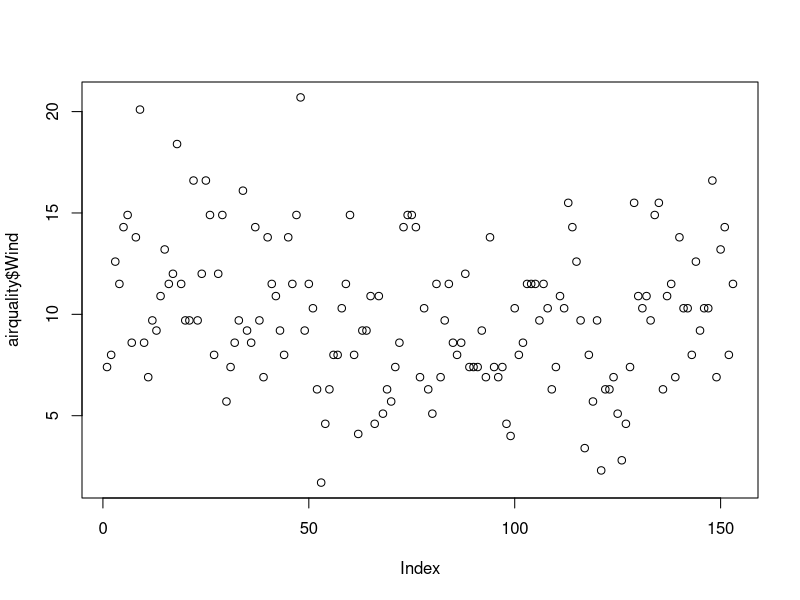
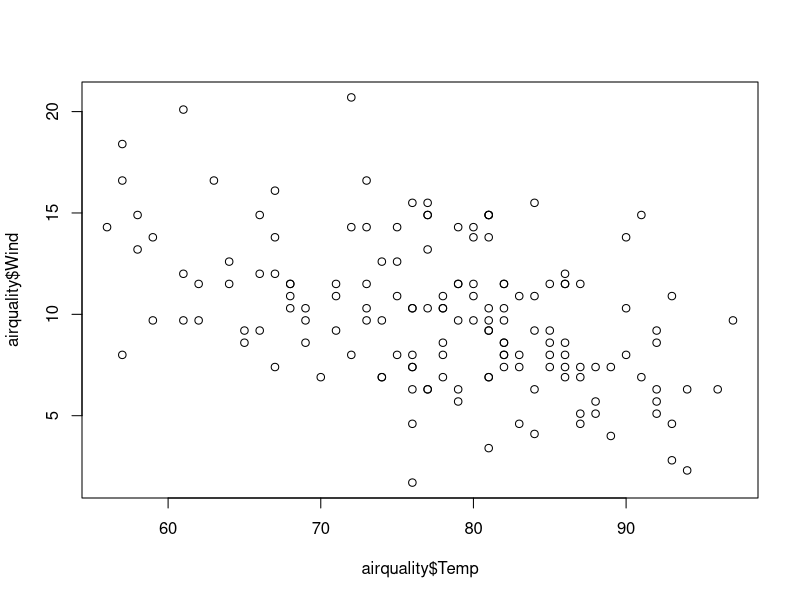
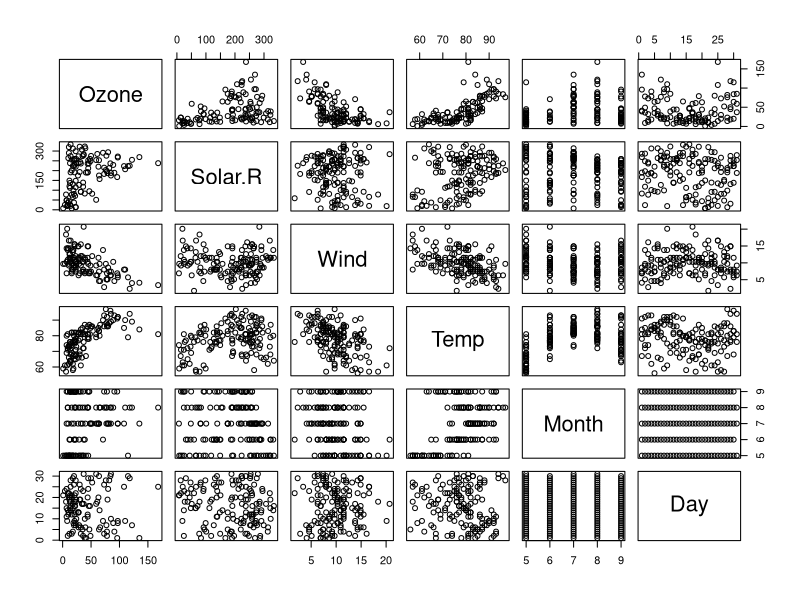
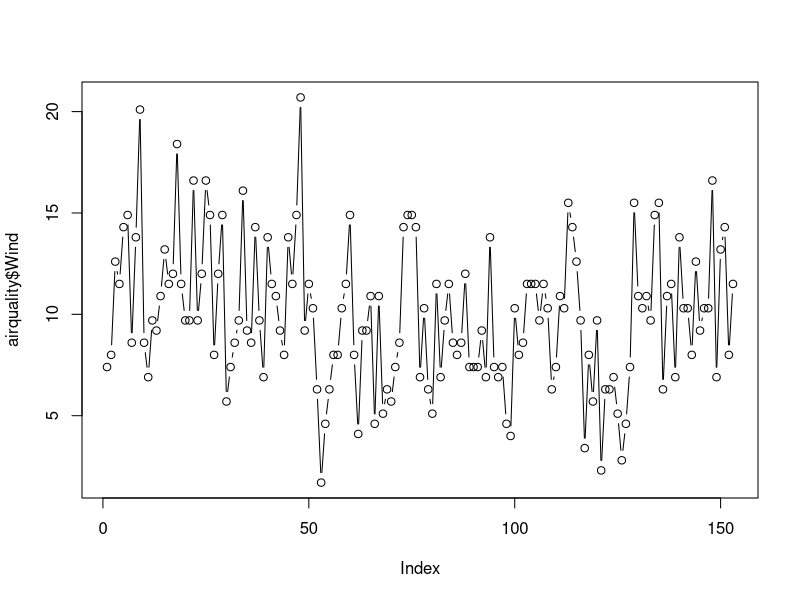
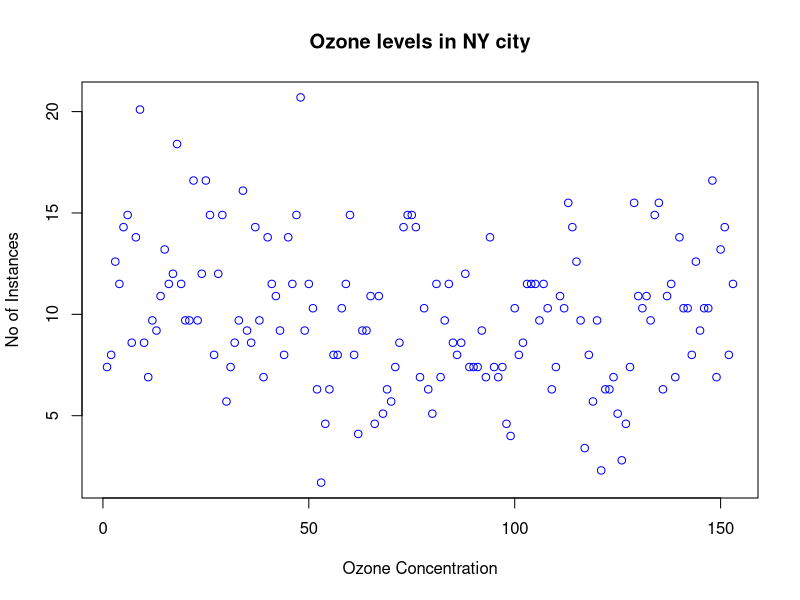
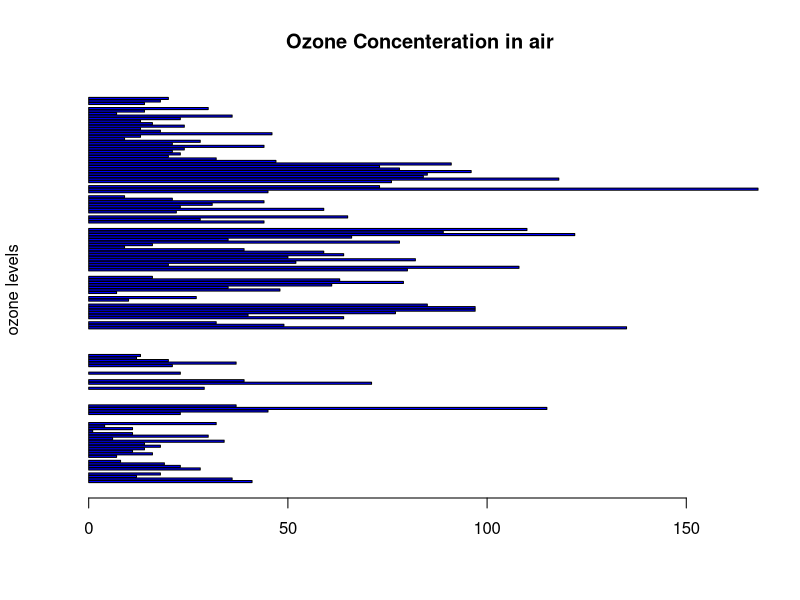
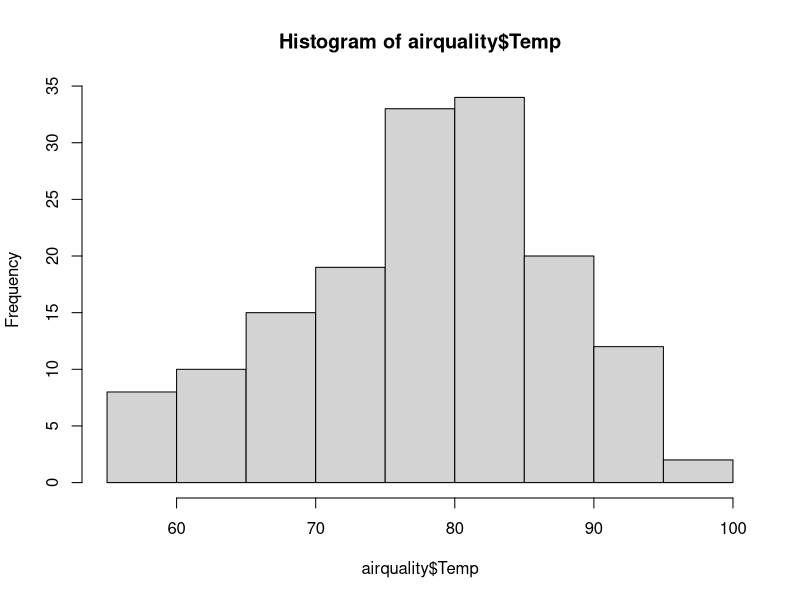
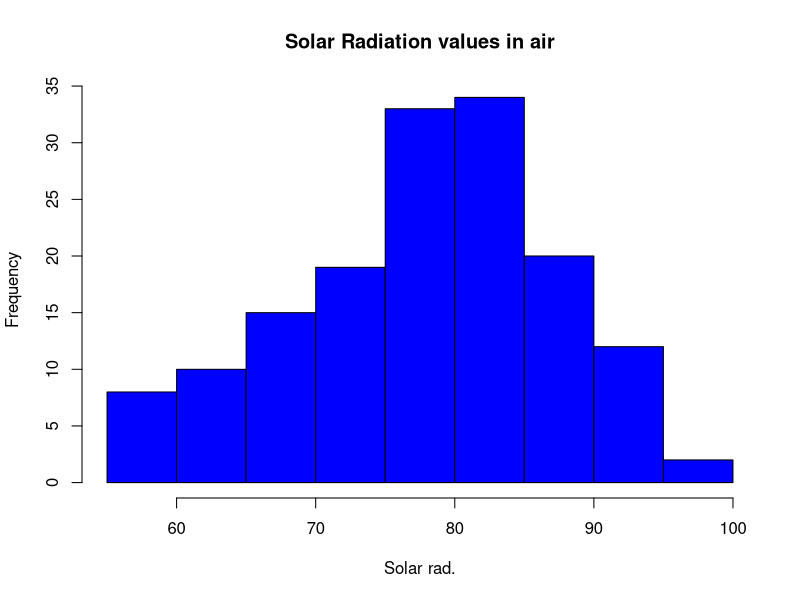

Recreate these plots in R, in order.
airquality<- datasets::airquality

##Top 10 rows and last 10 rows
head(airquality,10)
tail(airquality,10)

######columns
airquality[,c(1,2)]

df<-airquality[,-6]

summary(airquality[,1])

airquality$Temp

summary(airquality$Temp)

##############summary of the data#########
summary(airquality)
summary(airquality$Wind)

#################Plot###########
plot(airquality$Wind)

plot(airquality$Temp,airquality$Wind,type="p")

plot(airquality)

# points and lines 
plot(airquality$Wind, type= "b") # p: points, l: lines,b: both

plot(airquality$Wind, xlab = 'Ozone Concentration', 
     ylab = 'No of Instances', main = 'Ozone levels in NY city',
     col = 'blue')

# Horizontal bar plot
barplot(airquality$Ozone, main = 'Ozone Concenteration in air',
        ylab = 'ozone levels', col= 'blue',horiz = T,axes=T)

#Histogram
hist(airquality$Temp)

hist(airquality$Temp, 
     main = 'Solar Radiation values in air',
     xlab = 'Solar rad.', col='blue')

#Single box plot
boxplot(airquality$Wind,main="Boxplot")
boxplot.stats(airquality$Wind)$out



# Multiple box plots
boxplot(airquality[,1:4],main='Multiple')
#margin of the grid(mar), 
#no of rows and columns(mfrow), 
#whether a border is to be included(bty) 
#and position of the 
#labels(las: 1 for horizontal, las: 0 for vertical)
#bty - box around the plot
par(mfrow=c(3,3),mar=c(2,5,2,1),  las=0, bty="o")
plot(airquality$Ozone)
plot(airquality$Ozone, airquality$Wind)
plot(airquality$Ozone, type= "l")
plot(airquality$Ozone, type= "l")
plot(airquality$Ozone, type= "l")
barplot(airquality$Ozone, main = 'Ozone Concenteration in air',
        xlab = 'ozone levels', col='green',horiz = TRUE)
hist(airquality$Solar.R)
boxplot(airquality$Solar.R)
boxplot(airquality[,0:4], main='Multiple Box plots')


#var
#skewness
#kurtosis


